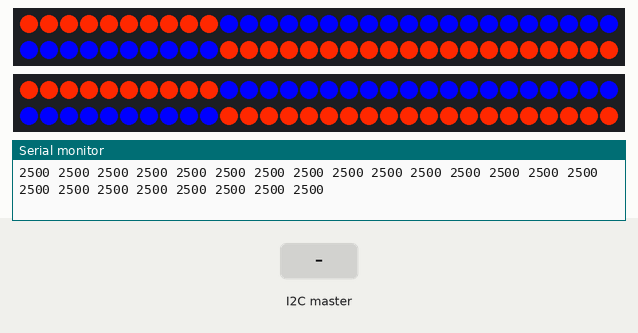
Recording of a sketch running on a simulated Arduino Uno, built with avr-gcc and run on an emulated ATmega328P. Shown: 2 × 60 RGB LEDs in strip order, left to right, continuing on the next row, the last lines printed to the serial monitor. The test bench sets the inputs (shaded band). Dim RGB values are drawn brighter than linear.

Above: at 11.8 s.
11.9 s: the I2C master sends "b"
At 13.8 s:
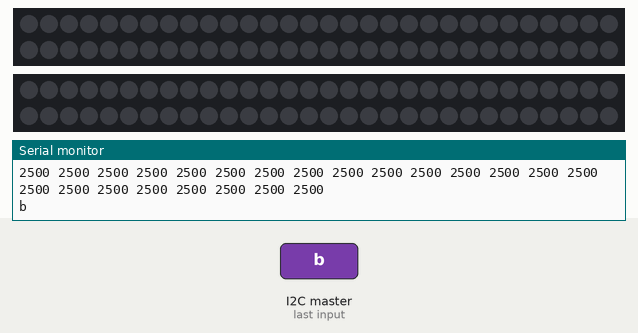
14.1 s: the I2C master sends "a"
At 14.56 s:
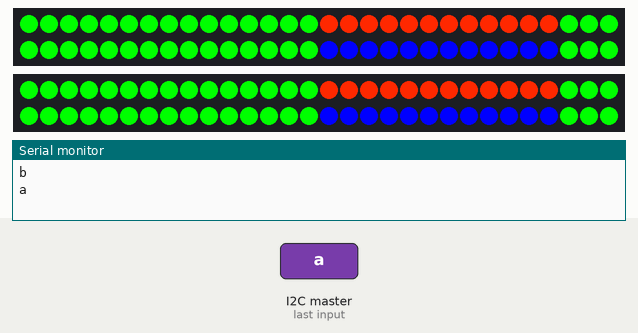
16.2 s: the I2C master sends "c"
At 16.41 s:
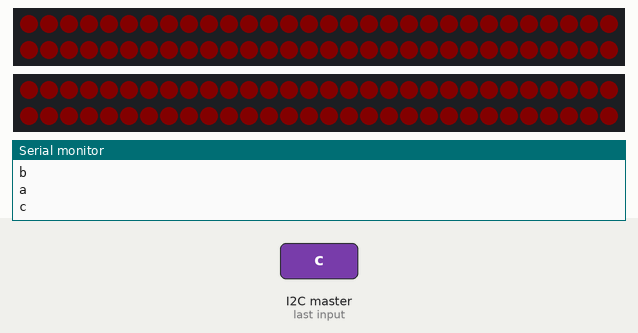
18.6 s: the I2C master sends the byte 1
Timing chart, 0 to 21.1 s (numbered marks = the images above; inputs shaded):
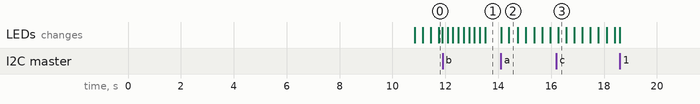

Measured:
- after the input at 11.9 s, the LEDs: first change after 0.18 s (image 1 shows a later state)
- after the input at 14.1 s, the LEDs: first change at once (image 2 shows a later state)
- after the input at 16.2 s, the LEDs: change after 0.06 s (image 3)

The sketch:

LightSensors.ino
```cpp
#include <Wire.h>
#include <QTRSensors.h>
#include <Adafruit_NeoPixel.h>


#define i2cAddress 0x10

#define TIMEOUT       2500  // waits for 2500 microseconds for sensor outputs to go low
#define EMITTER_PIN   255     // emitter is controlled by digital pin 2

#define LED_PIN1 12
#define LED_PIN2 13
#define NUMPIXELS 60

unsigned int position;


//unsigned int CalibratedMinVals[] = {736, 124, 8, 124, 124, 8, 8, 124, 124, 124, 124, 368, 368, 124, 244, 124, 124, 124, 128, 240, 124, 360, 360};
//unsigned int CalibratedMaxVals[] = {2500, 2500, 240, 360, 604, 240, 240, 1468, 2500, 2500, 728, 2500, 2500, 608, 2500, 364, 484, 244, 364, 484, 244, 2500, 2500};
//unsigned int CalibratedMinVals[] = {2500, 248, 8, 124, 124, 8, 8, 124, 248, 248, 248, 508, 1028, 248, 376, 124, 124, 124, 124, 244, 124, 376, 500};
//unsigned int CalibratedMaxVals[] = {2500, 2500, 236, 360, 600, 236, 236, 852, 2500, 1348, 600, 2500, 2500, 600, 2500, 360, 472, 240, 360, 476, 240, 2500, 2500};
//unsigned int CalibratedMinVals[] = {2500, 244, 8, 124, 124, 8, 12, 128, 240, 240, 240, 484, 864, 240, 364, 124, 124, 124, 124, 240, 124, 360, 484};
//unsigned int CalibratedMaxVals[] = {2500, 2500, 240, 360, 484, 240, 240, 856, 2500, 1612, 608, 2500, 2500, 608, 2500, 360, 360, 240, 360, 484, 240, 2500, 2500};

// Midwest on real field. Seems to work even though array was moved upwards later.
//unsigned int CalibratedMinVals[] = {1744, 244, 8, 124, 124, 8, 124, 124, 240, 240, 236, 484, 736, 240, 364, 128, 124, 124, 124, 240, 124, 360, 484};
//unsigned int CalibratedMaxVals[] = {2500, 2500, 240, 360, 608, 240, 240, 856, 2500, 1620, 608, 2500, 2500, 612, 2500, 364, 484, 240, 364, 484, 240, 2500, 2500};
// Second set of values from real field calibration, decided to use first set instead.
//1996 240 8 124 124 8 8 124 244 240 128 484 732 240 364 124 124 124 124 240 124 360 360
//2500 2500 240 360 608 236 240 852 2500 1352 608 2500 2500 608 2500 360 484 240 360 484 240 2500 2500

// Midwest on practice field, when array at LOW position
//unsigned int CalibratedMinVals[] = {2500, 240, 124, 124, 124, 8, 124, 240, 240, 240, 240, 604, 2500, 240, 360, 240, 236, 124, 240, 240, 124, 480, 480};
//unsigned int CalibratedMaxVals[] = {2500, 2500, 356, 476, 728, 236, 240, 1476, 2500, 2500, 852, 2500, 2500, 724, 2500, 480, 480, 360, 480, 480, 240, 2500, 2500};

// Midwest on practice field, when array at HIGH position
unsigned int CalibratedMinVals[] = {2500, 724, 124, 240, 360, 124, 124, 360, 600, 480, 360, 2500, 2500, 360, 728, 240, 240, 240, 240, 244, 240, 2500, 2500};
unsigned int CalibratedMaxVals[] = {2500, 2500, 356, 476, 972, 236, 236, 2500, 2500, 2500, 848, 2500, 2500, 720, 2500, 472, 472, 356, 472, 476, 236, 2500, 2500};


/*
 *  Ardunio Mega pinout
 *  Digital IO: 22-53
 *  Analog in: A0-A15
 *  Analog/PWM out OR Digital IO: 2-13, 44, 45, 46
*/

#define numSensors 23

QTRSensorsRC lightSensors((unsigned char[]){22, 23, 24, 25, 26, 27, 28, 29, 30, 31, 32, 33, 34, 35, 36, 37, 38, 39, 40, 41, 42, 43, 44}, numSensors, TIMEOUT, EMITTER_PIN);
Adafruit_NeoPixel strip1 = Adafruit_NeoPixel(NUMPIXELS, LED_PIN1, NEO_GRB + NEO_KHZ800);
Adafruit_NeoPixel strip2 = Adafruit_NeoPixel(NUMPIXELS, LED_PIN2, NEO_GRB + NEO_KHZ800);

unsigned int sensorValues[numSensors];

char ledPattern, newPattern;
int orangeEnd, blueEnd;
boolean LEDinit = false;
boolean flashInit = false;
unsigned long startTime;
unsigned long previousLedTime = 0;
int glowBrightness = 0;

void setup() {
  position = 0;

  Wire.begin(i2cAddress);
  Wire.onRequest(sendData);
  Wire.onReceive(switchLEDs);
  Serial.begin(9600);
  delay(500);
  pinMode(13, OUTPUT);

  manualCalibrate();

//  autoCalibrate(CalibratedMaxVals, CalibratedMinVals);

  Serial.println();
//  delay(1000);
  startTime = millis();
  strip1.begin();
  strip2.begin();
  ledPattern = 'a';
//  ledPattern = 'b';
//  ledPattern = 'c';
}

void loop() {
  // read calibrated sensor values and obtain a measure of the line position from 0 to 15000
  position = lightSensors.readLine(sensorValues, QTR_EMITTERS_ON, true);
  runLEDs(ledPattern);

  // print the sensor values as numbers from 0 to 1000, where 0 means maximum reflectance and
  // 1000 means minimum reflectance, followed by the line position
  //THIS IS FOR DEBUGGING ONLY
//    for (unsigned char i = 0; i < numSensors; i++)
//  {
//    Serial.print(sensorValues[i]);
//    Serial.print('\t');
//  }
//  Serial.println();
//  Serial.println(position); // comment this line out if you are using raw values
//  delay(250);


}

void sendData()
{
//  The Arduino code takes the sensor read values and finds the sensor in the middle.
//  We can then return a 6 bit number (0-63) that will indicate this centered position.
  unsigned char centerSensor = position/1000;

//  127 will be our "not found" value
  if(centerSensor == 0 || centerSensor == numSensors-1) centerSensor = 127;
  Wire.write(centerSensor);
}

void switchLEDs(int i)
{
//  The Arduino code takes the sensor read values and finds the sensor in the middle.
//  We can then return a 6 bit number (0-63) that will indicate this centered position.
  while(Wire.available())
  {
    newPattern = Wire.read();
    Serial.println(newPattern);
    if(newPattern != ledPattern)
    {
      startTime = millis();
    }
    ledPattern = newPattern;
  }
}

void manualCalibrate()
{
  digitalWrite(13, HIGH);    // turn on Arduino's LED to indicate we are in calibration mode
  for (int i = 0; i < 400; i++)  // make the calibration take about 10 seconds
  {
    lightSensors.calibrate();
  }
  digitalWrite(13, LOW);     // turn off Arduino's LED to indicate we are through with calibration

  // print the calibration minimum values measured when emitters were on
    for (int i = 0; i < numSensors; i++)
  {
    Serial.print(lightSensors.calibratedMinimumOn[i]);
    Serial.print(' ');
  }
  Serial.println();

  // print the calibration maximum values measured when emitters were on
    for (int i = 0; i < numSensors; i++)
  {
    Serial.print(lightSensors.calibratedMaximumOn[i]);
    Serial.print(' ');
  }
  Serial.println();
}

void autoCalibrate(unsigned int *maxValsList, unsigned int *minValsList)
{
  lightSensors.calibratePreset(maxValsList, minValsList);

  // print the calibration minimum values measured when emitters were on
    for (int i = 0; i < numSensors; i++)
  {
    Serial.print(lightSensors.calibratedMinimumOn[i]);
    Serial.print(' ');
  }
  Serial.println();

  // print the calibration maximum values measured when emitters were on
    for (int i = 0; i < numSensors; i++)
  {
    Serial.print(lightSensors.calibratedMaximumOn[i]);
    Serial.print(' ');
  }
  Serial.println();
}

void runLEDs(char pattern)
{
    switch(pattern)
    {
      case 'a':
        OrangeBlueChase(25);
        break;
      case 'b':
        FlashGreen(200, 4000);
        break;
      case 'c':
        GlowRed(5);
        break;
    }
}

void OrangeBlueChase(uint8_t wait)
{
  if(!LEDinit)
  {
      for(orangeEnd = 0; orangeEnd < NUMPIXELS/2; orangeEnd++)
  {
    strip1.setPixelColor(orangeEnd, 255, 40, 0);
    strip2.setPixelColor(orangeEnd, 255, 40, 0);
  }
  for(blueEnd = orangeEnd + 1; blueEnd < NUMPIXELS; blueEnd++)
  {
    strip1.setPixelColor(blueEnd, 0, 0, 255);
    strip2.setPixelColor(blueEnd, 0, 0, 255);
  }
  strip1.show();
  strip2.show();
  LEDinit = true;
  }

  if((millis() - previousLedTime) > wait)
  {
    previousLedTime = millis();
    strip1.setPixelColor(blueEnd % NUMPIXELS, 0, 0, 255);
    strip1.setPixelColor(orangeEnd % NUMPIXELS, 255, 40, 0);
    strip2.setPixelColor(blueEnd % NUMPIXELS, 0, 0, 255);
    strip2.setPixelColor(orangeEnd % NUMPIXELS, 255, 40, 0);
    strip1.show();
    strip2.show();
    blueEnd++;
    orangeEnd++;
    blueEnd %= NUMPIXELS;
    orangeEnd %= NUMPIXELS;
  }
}

void FlashGreen(uint8_t wait, int duration)
{
  if((millis() - previousLedTime) > wait  && (millis() - startTime) < 1750)
  {
      previousLedTime = millis();
      if(!flashInit)
      {
        for(int i = 0; i < NUMPIXELS; i++)
        {
          strip1.setPixelColor(i, 0, 255, 0);
          strip2.setPixelColor(i, 0, 255, 0);
        }
        flashInit = true;
      }
      else
      {
        for(int i = 0; i < NUMPIXELS; i++)
        {
          strip1.setPixelColor(i, 0, 0, 0);
          strip2.setPixelColor(i, 0, 0, 0);
        }
        flashInit = false;
      }
      strip1.show();
      strip2.show();
  }
  else if((millis() - startTime) < duration)
  {
        for(int i = 0; i < NUMPIXELS; i++)
        {
          strip1.setPixelColor(i, 0, 255, 0);
          strip2.setPixelColor(i, 0, 255, 0);
        }
  }
  else
  {
    LEDinit = false;
    flashInit = false;
    ledPattern = 'a';
  }
}

void GlowRed(uint8_t wait)
{
  if((millis() - previousLedTime) > wait)
  {
    previousLedTime = millis();
    for (int j = 0; j < NUMPIXELS; j++)
    {
      if(glowBrightness < 127)
      {
        strip1.setPixelColor(j, glowBrightness, 0, 0);
        strip2.setPixelColor(j, glowBrightness, 0, 0);
      }
      else
      {
        strip1.setPixelColor(j, 255-glowBrightness, 0, 0);
        strip2.setPixelColor(j, 255-glowBrightness, 0, 0);
      }
    }
      strip1.show();
      strip2.show();
      glowBrightness++;
      glowBrightness %= 255;
  }
}
```
